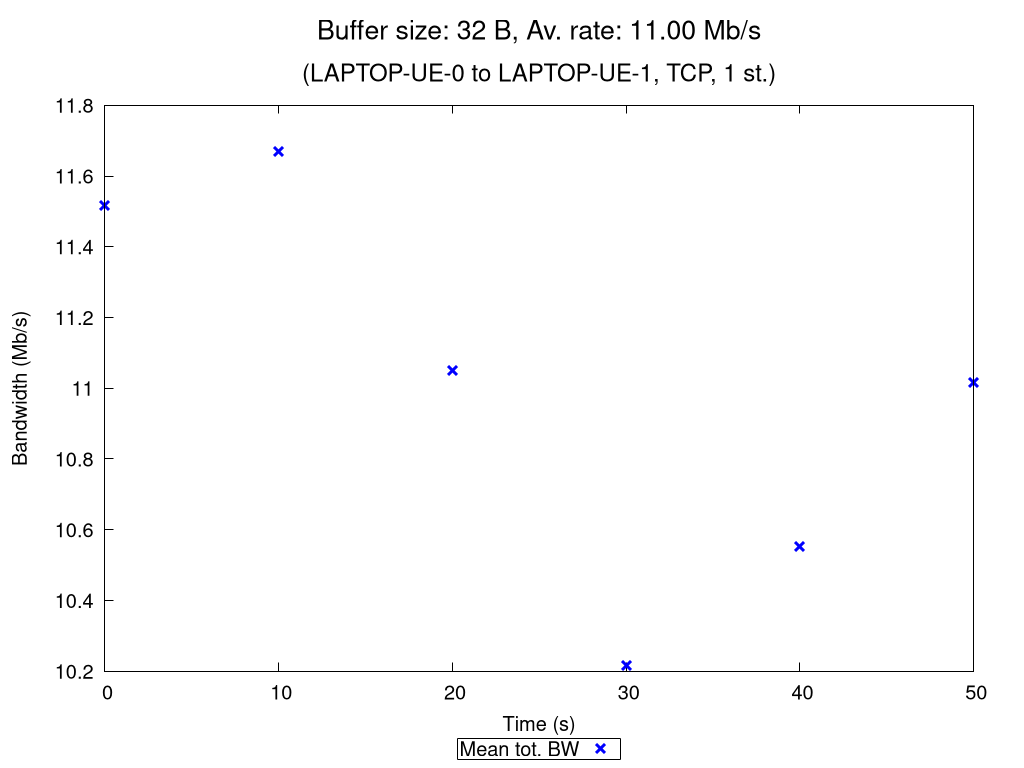

Reproduce this figure in gnuplot.
set terminal pngcairo nocrop enhanced size 1024,768 font "Verdana,15"
set output "TCP_1_st_2020_10_06_18-56-00_two2one_00032B.png"

set title "{/=20 Buffer size: 32 B, Av. rate: 11.00 Mb/s}\n\n{/=18 (LAPTOP-UE-0 to LAPTOP-UE-1, TCP, 1 st.)}"

set xlabel "Time (s)"
set ylabel "Bandwidth (Mb/s)"
set ytics nomirror
set key bmargin center horizontal box samplen 1 width -1
set bmargin 4.6
set rmargin 4.5

rf = 1000000.0  # rate factor
set style fill transparent solid 0.2 noborder
set autoscale xfix
plot "TCP_1_st_2020_10_06_18-56-00_two2one_00032B_iperf_processed.dat" using 1:($2/rf-$3/rf):($2/rf+$3/rf) with filledcurves lc rgb "blue" notitle, \
     "" using 1:($2/rf) with points pt 2 ps 1.5 lw 3 lc rgb "blue" title "Mean tot. BW", \
